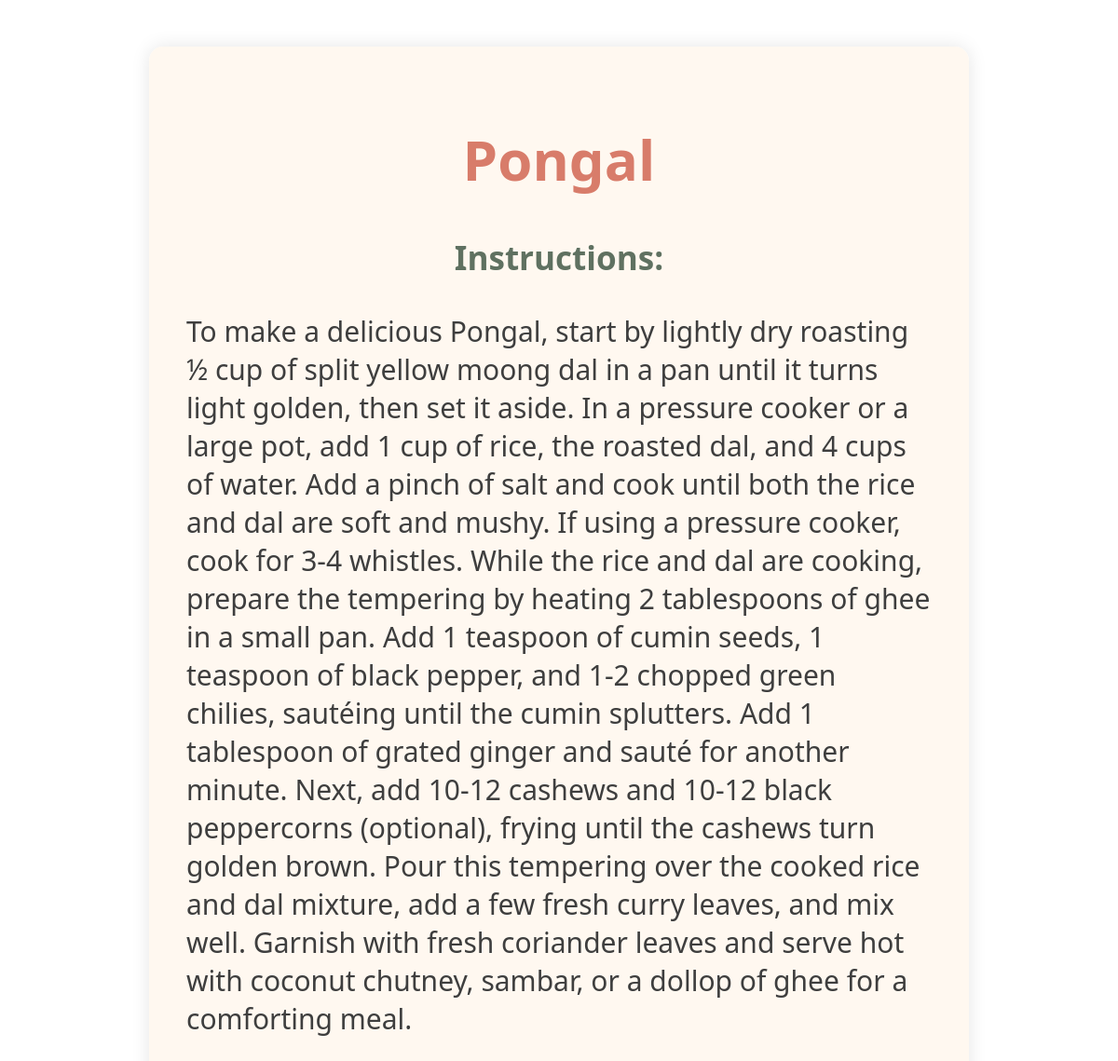
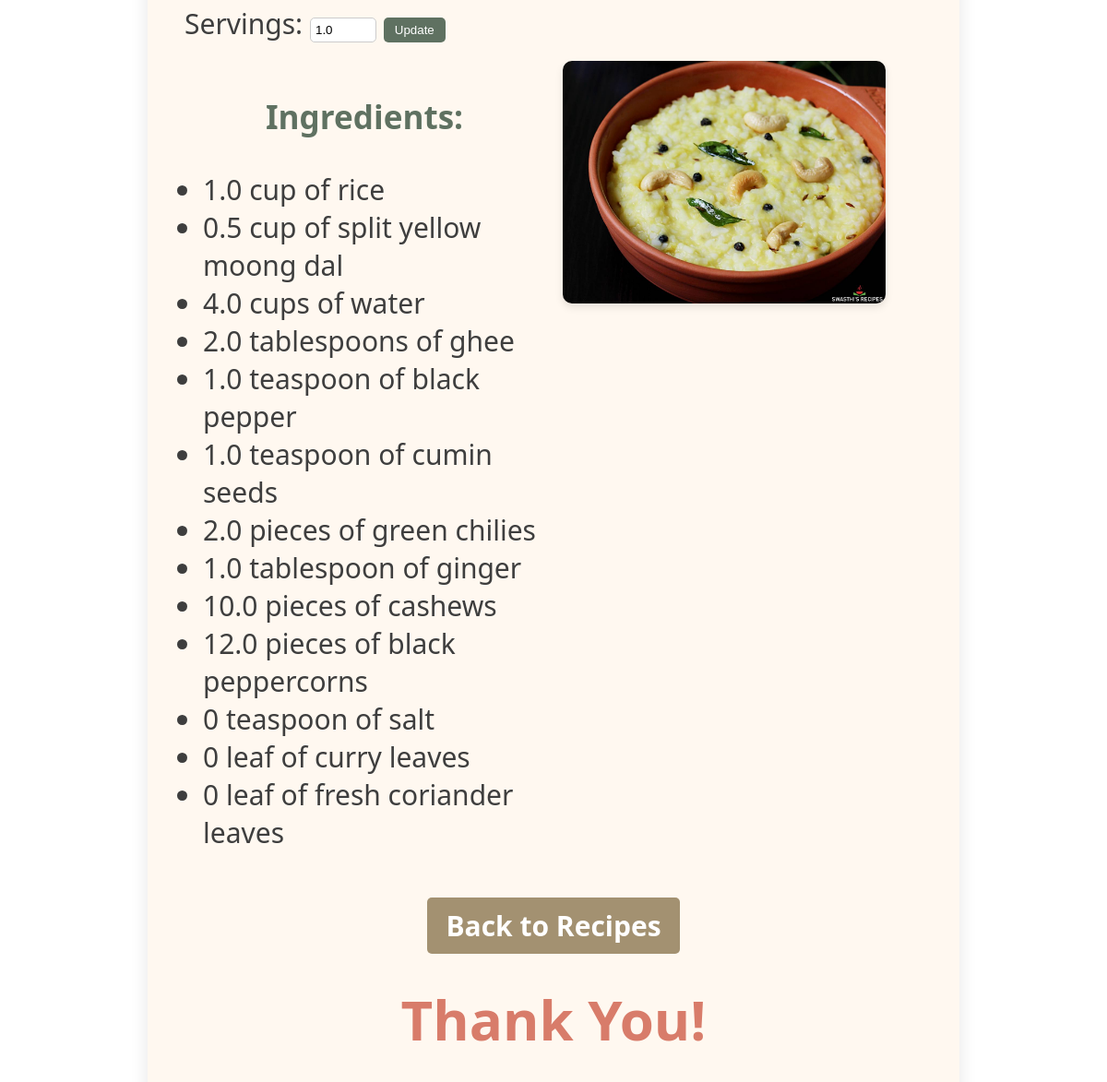
Screenshot of /recipes/5/ with the database file from the repository (2 pictures, top to bottom).
### recipes/models.py (models this page shows, shortened)
class Recipe(models.Model):
    name = models.CharField(max_length=200)
    instructions = models.TextField()
    servings = models.PositiveIntegerField(default=1)
    ingredients = models.JSONField(default=list)
    image = models.ImageField(upload_to='recipe_images/', blank=True, null=True)
    def adjust_ingredients_for_servings(self, servings):
        adjusted_ingredients = []
        for ingredient in self.ingredients:
            adjusted_ingredient = ingredient.copy()
            try:
                adjusted_ingredient['quantity'] = float(ingredient['quantity']) * (servings / self.servings)
            except (ValueError, TypeError):
                adjusted_ingredient['quantity'] = 0
            adjusted_ingredients.append(adjusted_ingredient)
        return adjusted_ingredients

### recipes/views.py (the view)
# urls.py: path('<int:pk>/', views.recipe_detail, name='recipe_detail'), # /recipes/1/
def recipe_detail(request, pk):
    recipe = get_object_or_404(Recipe, id=pk)
    servings = float(request.GET.get('servings', recipe.servings))
    adjusted_ingredients = recipe.adjust_ingredients_for_servings(servings)
    return render(request, 'recipes/recipe_detail.html', {
        'recipe': recipe,
        'ingredients': adjusted_ingredients,
        'servings': servings,
    })

### recipes/templates/recipes/recipe_detail.html (shortened to what this page needs)
{% load static %}
<!DOCTYPE html>
<html lang="en">
<head>
    <link rel="stylesheet" href="{% static 'css/style.css' %}">
</head>
<body>
    <div class="container">
        <h1>{{ recipe.name }}</h1>
        <div class="instructions">
            <h3>Instructions:</h3>
            <p>{{ recipe.instructions }}</p>
        </div>
        <form method="get" class="servings-form">
            <label for="servings">Servings:</label>
            <input type="number" id="servings" name="servings" value="{{ servings }}" min="1">
            <button type="submit">Update</button>
        </form>
        <div class="flex-container">
            <div class="ingredients">
                <h3>Ingredients:</h3>
                <ul>
                    {% for ingredient in ingredients %}
                        <li>{{ ingredient.quantity }} {{ ingredient.unit }} of {{ ingredient.name }}</li>
                    {% empty %}
                        <li>No ingredients available.</li>
                    {% endfor %}
                </ul>
            </div>
            {% if recipe.image %}
            <div class="image-section">
                <img src="{{ recipe.image.url }}" alt="{{ recipe.name }}">
            </div>
            {% endif %}
        </div>
        <div style="text-align: center; margin-top: 30px;">
            <a href="{% url 'recipe_list' %}" class="back-link">Back to Recipes</a>
        </div>
        <h1 class="footer-thanks"><b>Thank You!</b></h1>
    </div>
</body>
</html>

### recipes/static/style.css (style rules this page uses)
body { color:aquamarine; font-family: verdana; font-size:30px }

### recipes/templates/recipes/recipe_detail.html (style rules this page uses)
body { background-image: url('https://media.istockphoto.com/id/1313187927/vector/cooking-food-and-vegetables-background.jpg?s=612x612&w=0&k=20&c=qC9BPv5TLtYEh-_myYacOZSugAEUx4S_uq5s6H33-ss='); background-repeat: no-repeat; background-size: cover; margin: 0; padding: 0; font-family: 'Segoe UI', Tahoma, Geneva, Verdana, sans-serif; color: #3e3e3e; }
.container { background-color: rgba(255, 248, 240, 0.95); max-width: 800px; margin: 50px auto; padding: 40px; border-radius: 15px; box-shadow: 0 0 20px rgba(0, 0, 0, 0.1); }
h1 { text-align: center; color: #d87c6a; }
h3 { color: #5f7161; text-align: center; }
.instructions, .servings-form { margin-bottom: 20px; }
.servings-form input { padding: 5px; width: 60px; border: 1px solid #ccc; border-radius: 5px; }
.servings-form button { padding: 6px 12px; background-color: #5f7161; color: white; border: none; border-radius: 5px; cursor: pointer; }
.flex-container { display: flex; flex-wrap: wrap; gap: 20px; align-items: flex-start; margin-top: 20px; }
.ingredients, .image-section { flex: 1; min-width: 250px; }
.ingredients ul { padding-left: 20px; }
.image-section img { width: 100%; max-width: 350px; height: auto; border-radius: 10px; box-shadow: 0 4px 8px rgba(0, 0, 0, 0.1); }
.back-link { background-color: #a39171; color: white; padding: 10px 20px; text-decoration: none; border-radius: 5px; font-weight: bold; transition: background-color 0.3s; }
.footer-thanks { text-align: center; margin-top: 40px; color: #d87c6a; }

### rows the page displays
Recipe: name "Pongal", instructions "To make a delicious Pongal, start by lightly dry roasting ½ cup of split yellow moong dal in a pan until it turns light golden, then set it aside. In a pressure cooker or a large pot, add 1 cup of rice, the roasted dal, and 4 cups of water. Add a pinch of salt and cook until both the rice and dal are soft and mushy. If using a pressure cooker, cook for 3-4 whistles. While the rice and dal are cooking, prepare the tempering by heating 2 tablespoons of ghee in a small pan. Add 1 teaspoon of cumin seeds, 1 teaspoon of black pepper, and 1-2 chopped green chilies, sautéing until the cumin splutters. Add 1 tablespoon of grated ginger and sauté for another minute. Next, add 10-12 cashews and 10-12…", image (picture)

### other values shown
{{ ingredient.quantity }} "1.0" "0.5" "4.0" "2.0" "1.0" "1.0" "2.0" "1.0" "10.0" "12.0" "0" "0" "0"
{{ ingredient.unit }} "cup" "cup" "cups" "tablespoons" "teaspoon" "teaspoon" "pieces" "tablespoon" "pieces" "pieces" "teaspoon" "leaf" "leaf"
{{ ingredient.name }} "rice" "split yellow moong dal" "water" "ghee" "black pepper" "cumin seeds" "green chilies" "ginger" "cashews" "black peppercorns" "salt" "curry leaves" "fresh coriander leaves"
